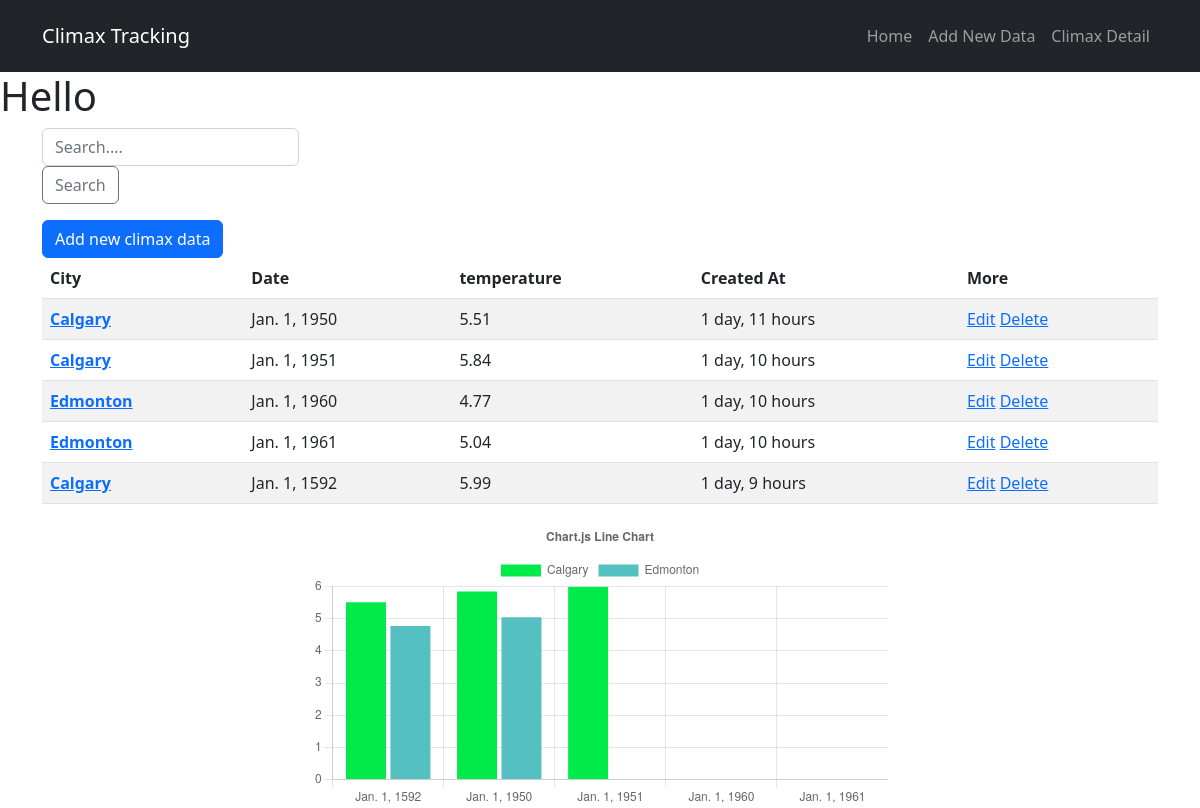
The app's page /, older data.
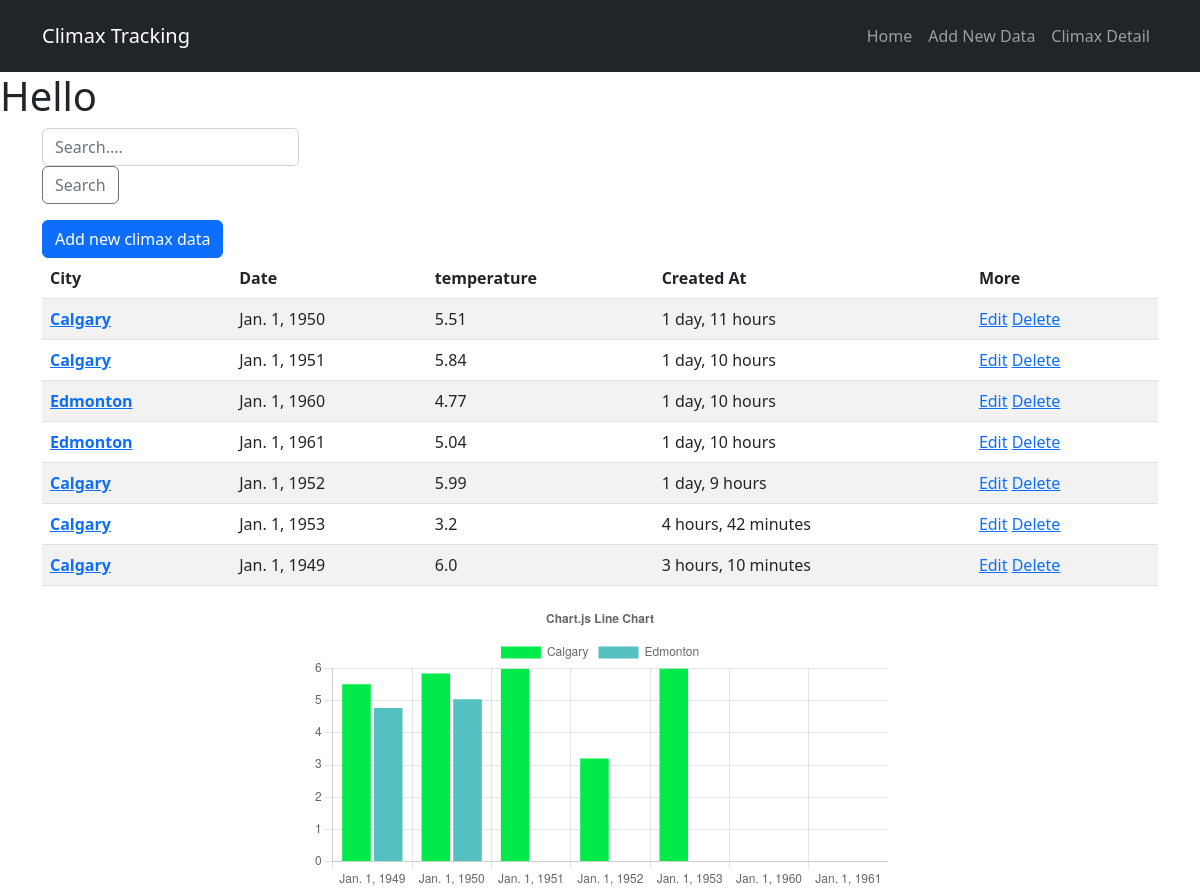
The same page, newer data.
### base/models.py (models this page shows)
class Climax(models.Model):
    city = models.ForeignKey(City, on_delete= models.CASCADE)
    date = models.DateField()
    temperature = models.FloatField()
    created = models.DateTimeField(auto_now_add=True)

class City(models.Model):
    name = models.CharField(max_length = 200)
    latitude = models.FloatField()
    longitude = models.FloatField()
    def __str__(self):
        return self.name

### base/views.py (the view)
# urls.py: path('', views.home, name = "home"),
def home(request):
    q = request.GET.get('q') if request.GET.get('q') != None else''
    city = City.objects.all()
    climaxs = Climax.objects.filter(
        Q(city__name__icontains=q) |
        Q(temperature__icontains =q)|
        Q(date__icontains = q)
    )
    context = {
        'city' : city,
        'climaxs': climaxs}
    return render(request, 'base/home.html', context)

### base/templates/base/home.html
{% extends 'main.html' %}
{% block content %}
<h1>Hello </h1>
<div class="container">
    <div class="input-group mb-3 w-50">
        <form action="{% url 'home' %}" method="GET">
            <input type="text" class="form-control" placeholder="Search...." name = "q" aria-label="Recipient's username" aria-describedby="button-addon2">
            <button class="btn btn-outline-secondary" type="submit" id="button-addon2">Search</button>
        </form>
    </div>
    <a class="btn btn-primary" href="{% url 'createClimax' %}">Add new climax data</a>
</div>
<div class="container">
    <table class="table table-striped">
        <thead>
        <tr>
            <th scope="col">City</th>
            <th scope="col">Date</th>
            <th scope="col">temperature</th>
            <th scope="col">Created At</th>
            <th scope="col">More</th>
        </tr>
        </thead>
        <tbody>
        {% for climax in climaxs %}
        <tr>
            <th scope="row"><a href="climax/{{climax.city}}">{{climax.city}}</a></th>
            <td>{{climax.date}}</td>
            <td>{{climax.temperature}}</td>
            <td>{{climax.created | timesince}}</td>
            <td><a href="{% url 'updateClimax' climax.id %}">Edit</a>
                <a href="{% url 'deleteClimax' climax.id %}">Delete</a>
            </td>
        </tr>
        {% endfor %}
        </tbody>
    </table>
</div>
<div class="w-50 container">
    <canvas id="myChart"></canvas>
</div>
<script>
const labels = [
    {% for climax in climaxs %}
    "{{climax.date}}",
    {% endfor %}
    ].sort();
function ramdomColor(){
    return `rgb(${Math.random()*255}, ${Math.random()*255}, ${Math.random()*255})`
}
const data = {
  labels: labels,
  datasets: [
    {% for location in city %}
    {
        label: '{{location.name}}',
        backgroundColor: ramdomColor(),
        borderColor: ramdomColor(),
        data: [
        {% for climax in location.climax_set.all%}
            {% if location == climax.city %}
                "{{climax.temperature}}",
            {% endif %}
        {% endfor %}
        ],
      },
    {% endfor %}
 ]
};
const config = {
  type: 'bar',
  data: data,
  options: {
    responsive: true,
    plugins: {
      legend: {
        position: 'top',
      },
      title: {
        display: true,
        text: 'Chart.js Line Chart'
      }
    }
  },
};
</script>
<script>
    const myChart = new Chart(
        document.getElementById('myChart'),
        config
    );
</script>
{% endblock %}

### templates/main.html (shortened to what this page needs)
<!DOCTYPE html>
<html lang="en">
<head>
    <link rel="stylesheet" href="https://cdnjs.cloudflare.com/ajax/libs/font-awesome/5.15.3/css/all.min.css">
    <link href="https://cdn.jsdelivr.net/npm/bootstrap@5.2.0/dist/css/bootstrap.min.css" rel="stylesheet">
</head>
<body>
    {% include 'navbar.html' %}
    {% block content %}
    {% endblock %}
</body>
</html>

### templates/navbar.html (shortened to what this page needs)
<nav class="navbar navbar-expand-md bg-dark navbar-dark py-3 sticky-top ">
    <div class="container">
      <a href="/" class="navbar-brand">Climax Tracking</a>
      <div class="collapse navbar-collapse" id="navmenu">
        <ul class="navbar-nav ms-auto">
          <li class="nav-item">
            <a href="/" class="nav-link">Home</a>
          </li>
          <li class="nav-item">
            <a href="{% url 'createClimax' %}" class="nav-link">Add New Data</a>
          </li>
          <li class="nav-item">
            <a href="#currentCustomers" class="nav-link">Climax Detail</a>
          </li>
        </ul>
      </div>
    </div>
  </nav>

Row changes from the older to the newer data that the page shows:
changed Climax: date "Jan. 1, 1592" → "Jan. 1, 1952"
added Climax: city "Calgary", date "Jan. 1, 1953", temperature "3.2", created "4 hours, 42 minutes"
added Climax: city "Calgary", date "Jan. 1, 1949", temperature "6.0", created "3 hours, 10 minutes"
Text that changed along with them:
chart data {{ climax.temperature }}: 5.51, 5.84, 5.99, 4.77, 5.04 → 5.51, 5.84, 5.99, 3.2, 6.0, 4.77, 5.04
